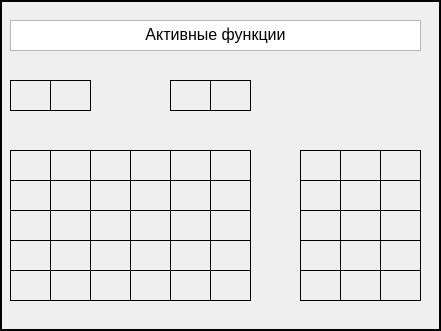
     <widget class="QFrame" name="frame_2">
      <property name="geometry">
       <rect>
        <x>0</x>
        <y>310</y>
        <width>441</width>
        <height>331</height>
       </rect>
      </property>
      <property name="frameShape">
       <enum>QFrame::Shape::Box</enum>
      </property>
      <property name="frameShadow">
       <enum>QFrame::Shadow::Plain</enum>
      </property>
      <property name="lineWidth">
       <number>2</number>
      </property>
      <widget class="QStackedWidget" name="stackedWidget_winchan">
       <property name="geometry">
        <rect>
         <x>10</x>
         <y>10</y>
         <width>421</width>
         <height>311</height>
        </rect>
       </property>
       <property name="currentIndex">
        <number>0</number>
       </property>
       <widget class="QWidget" name="page">
        <widget class="QTextEdit" name="textEdit">
         <property name="geometry">
          <rect>
           <x>0</x>
           <y>10</y>
           <width>411</width>
           <height>31</height>
          </rect>
         </property>
         <property name="frameShadow">
          <enum>QFrame::Shadow::Raised</enum>
         </property>
         <property name="readOnly">
          <bool>true</bool>
         </property>
         <property name="html">
          <string>&lt;!DOCTYPE HTML PUBLIC &quot;-//W3C//DTD HTML 4.0//EN&quot; &quot;http://www.w3.org/TR/REC-html40/strict.dtd&quot;&gt;
&lt;html&gt;&lt;head&gt;&lt;meta name=&quot;qrichtext&quot; content=&quot;1&quot; /&gt;&lt;meta charset=&quot;utf-8&quot; /&gt;&lt;style type=&quot;text/css&quot;&gt;
p, li { white-space: pre-wrap; }
hr { height: 1px; border-width: 0; }
li.unchecked::marker { content: &quot;\2610&quot;; }
li.checked::marker { content: &quot;\2612&quot;; }
&lt;/style&gt;&lt;/head&gt;&lt;body style=&quot; font-family:'Segoe UI'; font-size:9pt; font-weight:400; font-style:normal;&quot;&gt;
&lt;p align=&quot;center&quot; style=&quot; margin-top:0px; margin-bottom:0px; margin-left:0px; margin-right:0px; -qt-block-indent:0; text-indent:0px;&quot;&gt;&lt;span style=&quot; font-size:12pt;&quot;&gt;Активные функции&lt;/span&gt;&lt;/p&gt;&lt;/body&gt;&lt;/html&gt;</string>
         </property>
        </widget>
        <widget class="QLabel" name="label_t_code_3">
         <property name="geometry">
          <rect>
           <x>370</x>
           <y>140</y>
           <width>41</width>
           <height>31</height>
          </rect>
         </property>
         <property name="frameShape">
          <enum>QFrame::Shape::Box</enum>
         </property>
         <property name="text">
          <string/>
         </property>
         <property name="alignment">
          <set>Qt::AlignmentFlag::AlignCenter</set>
         </property>
        </widget>
        <widget class="QLabel" name="label_g_code_20">
         <property name="geometry">
          <rect>
           <x>0</x>
           <y>230</y>
           <width>41</width>
           <height>31</height>
          </rect>
         </property>
         <property name="frameShape">
          <enum>QFrame::Shape::Box</enum>
         </property>
         <property name="text">
          <string/>
         </property>
         <property name="alignment">
          <set>Qt::AlignmentFlag::AlignCenter</set>
         </property>
        </widget>
        <widget class="QLabel" name="label_g_code_8">
         <property name="geometry">
          <rect>
           <x>200</x>
           <y>140</y>
           <width>41</width>
           <height>31</height>
          </rect>
         </property>
         <property name="frameShape">
          <enum>QFrame::Shape::Box</enum>
         </property>
         <property name="text">
          <string/>
         </property>
         <property name="alignment">
          <set>Qt::AlignmentFlag::AlignCenter</set>
         </property>
        </widget>
        <widget class="QLabel" name="label_d_code_4">
         <property name="geometry">
          <rect>
           <x>330</x>
           <y>200</y>
           <width>41</width>
           <height>31</height>
          </rect>
         </property>
         <property name="frameShape">
          <enum>QFrame::Shape::Box</enum>
         </property>
         <property name="text">
          <string/>
         </property>
         <property name="alignment">
          <set>Qt::AlignmentFlag::AlignCenter</set>
         </property>
        </widget>
        <widget class="QLabel" name="label_d_code_3">
         <property name="geometry">
          <rect>
           <x>330</x>
           <y>170</y>
           <width>41</width>
           <height>31</height>
          </rect>
         </property>
         <property name="frameShape">
          <enum>QFrame::Shape::Box</enum>
         </property>
         <property name="text">
          <string/>
         </property>
         <property name="alignment">
          <set>Qt::AlignmentFlag::AlignCenter</set>
         </property>
        </widget>
        <widget class="QLabel" name="label_g_code_13">
         <property name="geometry">
          <rect>
           <x>160</x>
           <y>170</y>
           <width>41</width>
           <height>31</height>
          </rect>
         </property>
         <property name="frameShape">
          <enum>QFrame::Shape::Box</enum>
         </property>
         <property name="text">
          <string/>
         </property>
         <property name="alignment">
          <set>Qt::AlignmentFlag::AlignCenter</set>
         </property>
        </widget>
        <widget class="QLabel" name="label_g_code_11">
         <property name="geometry">
          <rect>
           <x>80</x>
           <y>170</y>
           <width>41</width>
           <height>31</height>
          </rect>
         </property>
         <property name="frameShape">
          <enum>QFrame::Shape::Box</enum>
         </property>
         <property name="text">
          <string/>
         </property>
         <property name="alignment">
          <set>Qt::AlignmentFlag::AlignCenter</set>
         </property>
        </widget>
        <widget class="QLabel" name="label_g_code_27">
         <property name="geometry">
          <rect>
           <x>80</x>
           <y>260</y>
           <width>41</width>
           <height>31</height>
          </rect>
         </property>
         <property name="frameShape">
          <enum>QFrame::Shape::Box</enum>
         </property>
         <property name="text">
          <string/>
         </property>
         <property name="alignment">
          <set>Qt::AlignmentFlag::AlignCenter</set>
         </property>
        </widget>
        <widget class="QLabel" name="label_d_code">
         <property name="geometry">
          <rect>
           <x>200</x>
           <y>70</y>
           <width>41</width>
           <height>31</height>
          </rect>
         </property>
         <property name="frameShape">
          <enum>QFrame::Shape::Box</enum>
         </property>
         <property name="text">
          <string/>
         </property>
         <property name="alignment">
          <set>Qt::AlignmentFlag::AlignCenter</set>
         </property>
        </widget>
        <widget class="QLabel" name="label_m_code_4">
         <property name="geometry">
          <rect>
           <x>290</x>
           <y>170</y>
           <width>41</width>
           <height>31</height>
          </rect>
         </property>
         <property name="frameShape">
          <enum>QFrame::Shape::Box</enum>
         </property>
         <property name="text">
          <string/>
         </property>
         <property name="alignment">
          <set>Qt::AlignmentFlag::AlignCenter</set>
         </property>
        </widget>
        <widget class="QLabel" name="label_m_code_6">
         <property name="geometry">
          <rect>
           <x>290</x>
           <y>230</y>
           <width>41</width>
           <height>31</height>
          </rect>
         </property>
         <property name="frameShape">
          <enum>QFrame::Shape::Box</enum>
         </property>
         <property name="text">
          <string/>
         </property>
         <property name="alignment">
          <set>Qt::AlignmentFlag::AlignCenter</set>
         </property>
        </widget>
        <widget class="QLabel" name="label_g_code_10">
         <property name="geometry">
          <rect>
           <x>40</x>
           <y>170</y>
           <width>41</width>
           <height>31</height>
          </rect>
         </property>
         <property name="frameShape">
          <enum>QFrame::Shape::Box</enum>
         </property>
         <property name="text">
          <string/>
         </property>
         <property name="alignment">
          <set>Qt::AlignmentFlag::AlignCenter</set>
         </property>
        </widget>
        <widget class="QLabel" name="label_g_code_7">
         <property name="geometry">
          <rect>
           <x>160</x>
           <y>140</y>
           <width>41</width>
           <height>31</height>
          </rect>
         </property>
         <property name="frameShape">
          <enum>QFrame::Shape::Box</enum>
         </property>
         <property name="text">
          <string/>
         </property>
         <property name="alignment">
          <set>Qt::AlignmentFlag::AlignCenter</set>
         </property>
        </widget>
        <widget class="QLabel" name="label_g_code_16">
         <property name="geometry">
          <rect>
           <x>160</x>
           <y>200</y>
           <width>41</width>
           <height>31</height>
          </rect>
         </property>
         <property name="frameShape">
          <enum>QFrame::Shape::Box</enum>
         </property>
         <property name="text">
          <string/>
         </property>
         <property name="alignment">
          <set>Qt::AlignmentFlag::AlignCenter</set>
         </property>
        </widget>
        <widget class="QLabel" name="label_g_code_12">
         <property name="geometry">
          <rect>
           <x>120</x>
           <y>170</y>
           <width>41</width>
           <height>31</height>
          </rect>
         </property>
         <property name="frameShape">
          <enum>QFrame::Shape::Box</enum>
         </property>
         <property name="text">
          <string/>
         </property>
         <property name="alignment">
          <set>Qt::AlignmentFlag::AlignCenter</set>
         </property>
        </widget>
        <widget class="QLabel" name="label_g_code_26">
         <property name="geometry">
          <rect>
           <x>40</x>
           <y>260</y>
           <width>41</width>
           <height>31</height>
          </rect>
         </property>
         <property name="frameShape">
          <enum>QFrame::Shape::Box</enum>
         </property>
         <property name="text">
          <string/>
         </property>
         <property name="alignment">
          <set>Qt::AlignmentFlag::AlignCenter</set>
         </property>
        </widget>
        <widget class="QLabel" name="label_m_code_2">
         <property name="geometry">
          <rect>
           <x>290</x>
           <y>260</y>
           <width>41</width>
           <height>31</height>
          </rect>
         </property>
         <property name="frameShape">
          <enum>QFrame::Shape::Box</enum>
         </property>
         <property name="text">
          <string/>
         </property>
         <property name="alignment">
          <set>Qt::AlignmentFlag::AlignCenter</set>
         </property>
        </widget>
        <widget class="QLabel" name="label_g_code_6">
         <property name="geometry">
          <rect>
           <x>120</x>
           <y>140</y>
           <width>41</width>
           <height>31</height>
          </rect>
         </property>
         <property name="frameShape">
          <enum>QFrame::Shape::Box</enum>
         </property>
         <property name="text">
          <string/>
         </property>
         <property name="alignment">
          <set>Qt::AlignmentFlag::AlignCenter</set>
         </property>
        </widget>
        <widget class="QLabel" name="label_t_code_2">
         <property name="geometry">
          <rect>
           <x>160</x>
           <y>70</y>
           <width>41</width>
           <height>31</height>
          </rect>
         </property>
         <property name="frameShape">
          <enum>QFrame::Shape::Box</enum>
         </property>
         <property name="text">
          <string/>
         </property>
         <property name="alignment">
          <set>Qt::AlignmentFlag::AlignCenter</set>
         </property>
        </widget>
        <widget class="QLabel" name="label_g_code_21">
         <property name="geometry">
          <rect>
           <x>40</x>
           <y>230</y>
           <width>41</width>
           <height>31</height>
          </rect>
         </property>
         <property name="frameShape">
          <enum>QFrame::Shape::Box</enum>
         </property>
         <property name="text">
          <string/>
         </property>
         <property name="alignment">
          <set>Qt::AlignmentFlag::AlignCenter</set>
         </property>
        </widget>
        <widget class="QLabel" name="label_g_code_2">
         <property name="geometry">
          <rect>
           <x>120</x>
           <y>200</y>
           <width>41</width>
           <height>31</height>
          </rect>
         </property>
         <property name="frameShape">
          <enum>QFrame::Shape::Box</enum>
         </property>
         <property name="text">
          <string/>
         </property>
         <property name="alignment">
          <set>Qt::AlignmentFlag::AlignCenter</set>
         </property>
        </widget>
        <widget class="QLabel" name="label_m_code_5">
         <property name="geometry">
          <rect>
           <x>290</x>
           <y>200</y>
           <width>41</width>
           <height>31</height>
          </rect>
         </property>
         <property name="frameShape">
          <enum>QFrame::Shape::Box</enum>
         </property>
         <property name="text">
          <string/>
         </property>
         <property name="alignment">
          <set>Qt::AlignmentFlag::AlignCenter</set>
         </property>
        </widget>
        <widget class="QLabel" name="label_g_code_9">
         <property name="geometry">
          <rect>
           <x>0</x>
           <y>170</y>
           <width>41</width>
           <height>31</height>
          </rect>
         </property>
         <property name="frameShape">
          <enum>QFrame::Shape::Box</enum>
         </property>
         <property name="text">
          <string/>
         </property>
         <property name="alignment">
          <set>Qt::AlignmentFlag::AlignCenter</set>
         </property>
        </widget>
        <widget class="QLabel" name="label_g_code">
         <property name="geometry">
          <rect>
           <x>200</x>
           <y>260</y>
           <width>41</width>
           <height>31</height>
          </rect>
         </property>
         <property name="frameShape">
          <enum>QFrame::Shape::Box</enum>
         </property>
         <property name="text">
          <string/>
         </property>
         <property name="alignment">
          <set>Qt::AlignmentFlag::AlignCenter</set>
         </property>
        </widget>
        <widget class="QLabel" name="label_m_code">
         <property name="geometry">
          <rect>
           <x>290</x>
           <y>140</y>
           <width>41</width>
           <height>31</height>
          </rect>
         </property>
         <property name="frameShape">
          <enum>QFrame::Shape::Box</enum>
         </property>
         <property name="text">
          <string/>
         </property>
         <property name="alignment">
          <set>Qt::AlignmentFlag::AlignCenter</set>
         </property>
        </widget>
        <widget class="QLabel" name="label_m_code_3">
         <property name="geometry">
          <rect>
           <x>330</x>
           <y>230</y>
           <width>41</width>
           <height>31</height>
          </rect>
         </property>
         <property name="frameShape">
          <enum>QFrame::Shape::Box</enum>
         </property>
         <property name="text">
          <string/>
         </property>
         <property name="alignment">
          <set>Qt::AlignmentFlag::AlignCenter</set>
         </property>
        </widget>
        <widget class="QLabel" name="label_g_code_3">
         <property name="geometry">
          <rect>
           <x>0</x>
           <y>140</y>
           <width>41</width>
           <height>31</height>
          </rect>
         </property>
         <property name="frameShape">
          <enum>QFrame::Shape::Box</enum>
         </property>
         <property name="text">
          <string/>
         </property>
         <property name="alignment">
          <set>Qt::AlignmentFlag::AlignCenter</set>
         </property>
        </widget>
        <widget class="QLabel" name="label_g_code_15">
         <property name="geometry">
          <rect>
           <x>200</x>
           <y>200</y>
           <width>41</width>
           <height>31</height>
          </rect>
         </property>
         <property name="frameShape">
          <enum>QFrame::Shape::Box</enum>
         </property>
         <property name="text">
          <string/>
         </property>
         <property name="alignment">
          <set>Qt::AlignmentFlag::AlignCenter</set>
         </property>
        </widget>
        <widget class="QLabel" name="label_g_code_14">
         <property name="geometry">
          <rect>
           <x>200</x>
           <y>170</y>
           <width>41</width>
           <height>31</height>
          </rect>
         </property>
         <property name="frameShape">
          <enum>QFrame::Shape::Box</enum>
         </property>
         <property name="text">
          <string/>
         </property>
         <property name="alignment">
          <set>Qt::AlignmentFlag::AlignCenter</set>
         </property>
        </widget>
        <widget class="QLabel" name="label_g_code_22">
         <property name="geometry">
          <rect>
           <x>80</x>
           <y>230</y>
           <width>41</width>
           <height>31</height>
          </rect>
         </property>
         <property name="frameShape">
          <enum>QFrame::Shape::Box</enum>
         </property>
         <property name="text">
          <string/>
         </property>
         <property name="alignment">
          <set>Qt::AlignmentFlag::AlignCenter</set>
         </property>
        </widget>
        <widget class="QLabel" name="label_m_code_1">
         <property name="geometry">
          <rect>
           <x>330</x>
           <y>260</y>
           <width>41</width>
           <height>31</height>
          </rect>
         </property>
         <property name="frameShape">
          <enum>QFrame::Shape::Box</enum>
         </property>
         <property name="text">
          <string/>
         </property>
         <property name="alignment">
          <set>Qt::AlignmentFlag::AlignCenter</set>
         </property>
        </widget>
        <widget class="QLabel" name="label_g_code_23">
         <property name="geometry">
          <rect>
           <x>160</x>
           <y>230</y>
           <width>41</width>
           <height>31</height>
          </rect>
         </property>
         <property name="frameShape">
          <enum>QFrame::Shape::Box</enum>
         </property>
         <property name="text">
          <string/>
         </property>
         <property name="alignment">
          <set>Qt::AlignmentFlag::AlignCenter</set>
         </property>
        </widget>
        <widget class="QLabel" name="label_g_code_19">
         <property name="geometry">
          <rect>
           <x>0</x>
           <y>200</y>
           <width>41</width>
           <height>31</height>
          </rect>
         </property>
         <property name="frameShape">
          <enum>QFrame::Shape::Box</enum>
         </property>
         <property name="text">
          <string/>
         </property>
         <property name="alignment">
          <set>Qt::AlignmentFlag::AlignCenter</set>
         </property>
        </widget>
        <widget class="QLabel" name="label_d_code_2">
         <property name="geometry">
          <rect>
           <x>40</x>
           <y>70</y>
           <width>41</width>
           <height>31</height>
          </rect>
         </property>
         <property name="frameShape">
          <enum>QFrame::Shape::Box</enum>
         </property>
         <property name="text">
          <string/>
         </property>
         <property name="alignment">
          <set>Qt::AlignmentFlag::AlignCenter</set>
         </property>
        </widget>
        <widget class="QLabel" name="label_g_code_17">
         <property name="geometry">
          <rect>
           <x>80</x>
           <y>200</y>
           <width>41</width>
           <height>31</height>
          </rect>
         </property>
         <property name="frameShape">
          <enum>QFrame::Shape::Box</enum>
         </property>
         <property name="text">
          <string/>
         </property>
         <property name="alignment">
          <set>Qt::AlignmentFlag::AlignCenter</set>
         </property>
        </widget>
        <widget class="QLabel" name="label_g_code_4">
         <property name="geometry">
          <rect>
           <x>40</x>
           <y>140</y>
           <width>41</width>
           <height>31</height>
          </rect>
         </property>
         <property name="frameShape">
          <enum>QFrame::Shape::Box</enum>
         </property>
         <property name="text">
          <string/>
         </property>
         <property name="alignment">
          <set>Qt::AlignmentFlag::AlignCenter</set>
         </property>
        </widget>
        <widget class="QLabel" name="label_t_code_1">
         <property name="geometry">
          <rect>
           <x>370</x>
           <y>260</y>
           <width>41</width>
           <height>31</height>
          </rect>
         </property>
         <property name="frameShape">
          <enum>QFrame::Shape::Box</enum>
         </property>
         <property name="text">
          <string/>
         </property>
         <property name="alignment">
          <set>Qt::AlignmentFlag::AlignCenter</set>
         </property>
        </widget>
        <widget class="QLabel" name="label_g_code_24">
         <property name="geometry">
          <rect>
           <x>200</x>
           <y>230</y>
           <width>41</width>
           <height>31</height>
          </rect>
         </property>
         <property name="frameShape">
          <enum>QFrame::Shape::Box</enum>
         </property>
         <property name="text">
          <string/>
         </property>
         <property name="alignment">
          <set>Qt::AlignmentFlag::AlignCenter</set>
         </property>
        </widget>
        <widget class="QLabel" name="label_g_code_1">
         <property name="geometry">
          <rect>
           <x>120</x>
           <y>230</y>
           <width>41</width>
           <height>31</height>
          </rect>
         </property>
         <property name="frameShape">
          <enum>QFrame::Shape::Box</enum>
         </property>
         <property name="text">
          <string/>
         </property>
         <property name="alignment">
          <set>Qt::AlignmentFlag::AlignCenter</set>
         </property>
        </widget>
        <widget class="QLabel" name="label_g_code_29">
         <property name="geometry">
          <rect>
           <x>160</x>
           <y>260</y>
           <width>41</width>
           <height>31</height>
          </rect>
         </property>
         <property name="frameShape">
          <enum>QFrame::Shape::Box</enum>
         </property>
         <property name="text">
          <string/>
         </property>
         <property name="alignment">
          <set>Qt::AlignmentFlag::AlignCenter</set>
         </property>
        </widget>
        <widget class="QLabel" name="label_t_code">
         <property name="geometry">
          <rect>
           <x>0</x>
           <y>70</y>
           <width>41</width>
           <height>31</height>
          </rect>
         </property>
         <property name="frameShape">
          <enum>QFrame::Shape::Box</enum>
         </property>
         <property name="text">
          <string/>
         </property>
         <property name="alignment">
          <set>Qt::AlignmentFlag::AlignCenter</set>
         </property>
        </widget>
        <widget class="QLabel" name="label_g_code_25">
         <property name="geometry">
          <rect>
           <x>0</x>
           <y>260</y>
           <width>41</width>
           <height>31</height>
          </rect>
         </property>
         <property name="frameShape">
          <enum>QFrame::Shape::Box</enum>
         </property>
         <property name="text">
          <string/>
         </property>
         <property name="alignment">
          <set>Qt::AlignmentFlag::AlignCenter</set>
         </property>
        </widget>
        <widget class="QLabel" name="label_d_code_1">
         <property name="geometry">
          <rect>
           <x>330</x>
           <y>140</y>
           <width>41</width>
           <height>31</height>
          </rect>
         </property>
         <property name="frameShape">
          <enum>QFrame::Shape::Box</enum>
         </property>
         <property name="text">
          <string/>
         </property>
         <property name="alignment">
          <set>Qt::AlignmentFlag::AlignCenter</set>
         </property>
        </widget>
        <widget class="QLabel" name="label_t_code_6">
         <property name="geometry">
          <rect>
           <x>370</x>
           <y>230</y>
           <width>41</width>
           <height>31</height>
          </rect>
         </property>
         <property name="frameShape">
          <enum>QFrame::Shape::Box</enum>
         </property>
         <property name="text">
          <string/>
         </property>
         <property name="alignment">
          <set>Qt::AlignmentFlag::AlignCenter</set>
         </property>
        </widget>
        <widget class="QLabel" name="label_g_code_28">
         <property name="geometry">
          <rect>
           <x>120</x>
           <y>260</y>
           <width>41</width>
           <height>31</height>
          </rect>
         </property>
         <property name="frameShape">
          <enum>QFrame::Shape::Box</enum>
         </property>
         <property name="text">
          <string/>
         </property>
         <property name="alignment">
          <set>Qt::AlignmentFlag::AlignCenter</set>
         </property>
        </widget>
        <widget class="QLabel" name="label_t_code_4">
         <property name="geometry">
          <rect>
           <x>370</x>
           <y>170</y>
           <width>41</width>
           <height>31</height>
          </rect>
         </property>
         <property name="frameShape">
          <enum>QFrame::Shape::Box</enum>
         </property>
         <property name="text">
          <string/>
         </property>
         <property name="alignment">
          <set>Qt::AlignmentFlag::AlignCenter</set>
         </property>
        </widget>
        <widget class="QLabel" name="label_g_code_5">
         <property name="geometry">
          <rect>
           <x>80</x>
           <y>140</y>
           <width>41</width>
           <height>31</height>
          </rect>
         </property>
         <property name="frameShape">
          <enum>QFrame::Shape::Box</enum>
         </property>
         <property name="text">
          <string/>
         </property>
         <property name="alignment">
          <set>Qt::AlignmentFlag::AlignCenter</set>
         </property>
        </widget>
        <widget class="QLabel" name="label_g_code_18">
         <property name="geometry">
          <rect>
           <x>40</x>
           <y>200</y>
           <width>41</width>
           <height>31</height>
          </rect>
         </property>
         <property name="frameShape">
          <enum>QFrame::Shape::Box</enum>
         </property>
         <property name="text">
          <string/>
         </property>
         <property name="alignment">
          <set>Qt::AlignmentFlag::AlignCenter</set>
         </property>
        </widget>
        <widget class="QLabel" name="label_t_code_5">
         <property name="geometry">
          <rect>
           <x>370</x>
           <y>200</y>
           <width>41</width>
           <height>31</height>
          </rect>
         </property>
         <property name="frameShape">
          <enum>QFrame::Shape::Box</enum>
         </property>
         <property name="text">
          <string/>
         </property>
         <property name="alignment">
          <set>Qt::AlignmentFlag::AlignCenter</set>
         </property>
        </widget>
       </widget>
       <widget class="QWidget" name="page_2">
        <widget class="QGraphicsView" name="graphView_simul">
         <property name="geometry">
          <rect>
           <x>0</x>
           <y>0</y>
           <width>421</width>
           <height>311</height>
          </rect>
         </property>
        </widget>
       </widget>
      </widget>
      <widget class="QFrame" name="frame_34">
       <property name="geometry">
        <rect>
         <x>0</x>
         <y>0</y>
         <width>441</width>
         <height>331</height>
        </rect>
       </property>
       <property name="frameShape">
        <enum>QFrame::Shape::Box</enum>
       </property>
       <property name="frameShadow">
        <enum>QFrame::Shadow::Plain</enum>
       </property>
       <property name="lineWidth">
        <number>2</number>
       </property>
      </widget>
     </widget>
